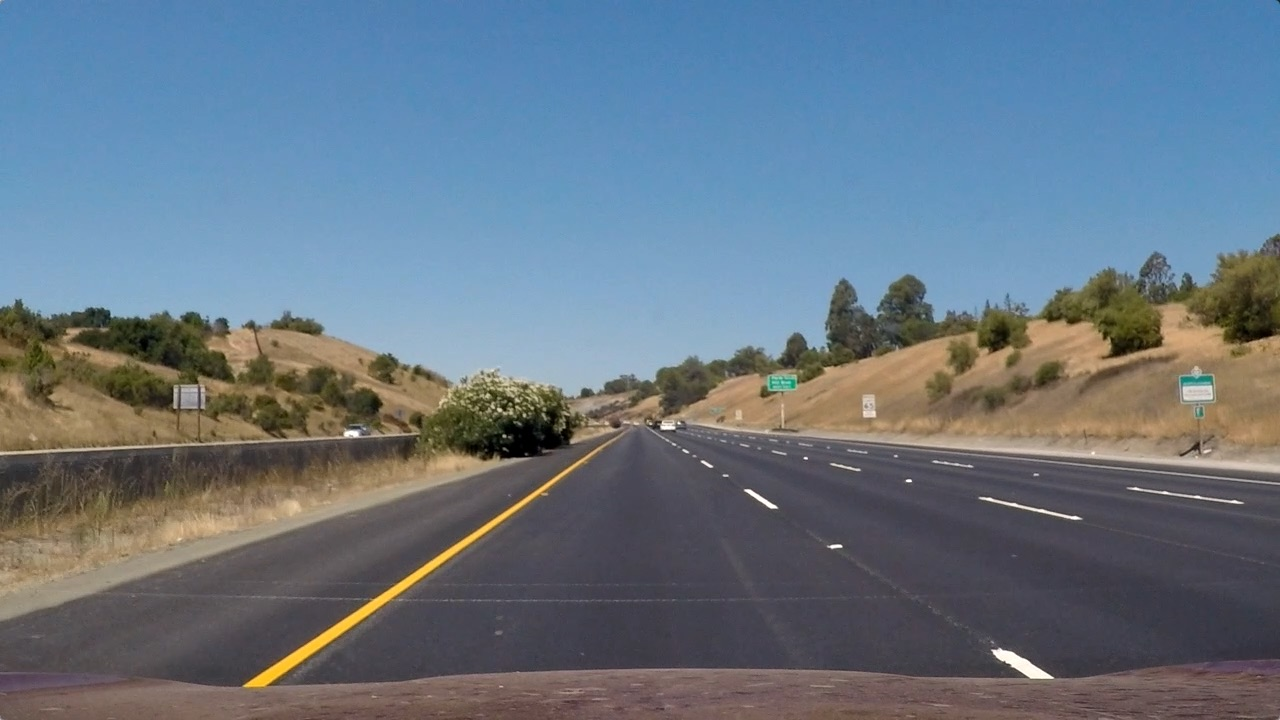
#> input picture test_images/straight_lines1.jpg, 1280 x 720 px, found by its file name; its folder holds only this picture in this run
$ jupyter execute --allow-errors lane-line-finding-pipeline.ipynb   (shell and % lines are left out)   (older library calls are emulated)
#> lines starting #> are read from the running program, lines starting #| are printed output that depends on the picture; after the words box and inside, x2 and y2 are one past the last pixel; in counts of white or black regions, pixels touching at a corner belong together
#> further down, img is the input picture: shape (720, 1280, 3); mean R, G, B 103.2, 117.7, 131.2
[cell 1]
import numpy as np
import cv2
import glob
import matplotlib.pyplot as plt
import pickle
import numpy as np
from PIL import Image, ImageDraw
import math
from scipy import stats

def bird_eye(img):

    offset = 0
    img_size = (img.shape[0], img.shape[1])
    crop_height = 0
    lane_width = 230 #[pixel]
    xoffset = 120

    def vanishing_calc(img):

        def canny(img, low_threshold, high_threshold):
            return cv2.Canny(img, low_threshold, high_threshold)

        def region_of_interest(img, vertices):
            """
            Applies an image mask.

            Only keeps the region of the image defined by the polygon
            formed from `vertices`. The rest of the image is set to black.
            """
            #defining a blank mask to start with
            mask = np.zeros_like(img)

            #defining a 3 channel or 1 channel color to fill the mask with depending on the input image
            if len(img.shape) > 2:
                channel_count = img.shape[2]  # i.e. 3 or 4 depending on your image
                ignore_mask_color = (255,) * channel_count
            else:
                ignore_mask_color = 255

            #filling pixels inside the polygon defined by "vertices" with the fill color
            cv2.fillPoly(mask, vertices, ignore_mask_color)

            #returning the image only where mask pixels are nonzero
            masked_image = cv2.bitwise_and(img, mask)
            return masked_image

        def hough_lines(img, rho, theta, threshold, min_line_len, max_line_gap):
            """
            img should be the output of a Canny transform.

            Returns an image with hough lines drawn.
            """
            def draw_lines(img, lines, color=[255, 0, 0], thickness=2):

                rightlanex=[]
                rightlaney=[]
                leftlanex=[]
                leftlaney=[]
                alpha=[]

                for line in lines:
                    for x1,y1,x2,y2 in line:
                        alpha.append(round(math.atan2((y2-y1),(x2-x1)),2))

                for ii in range(0,len(alpha)):
                    if alpha[ii] > 0:
                        rightlanex.append(lines[ii][0][0])
                        rightlaney.append(lines[ii][0][1])

                    if alpha[ii] < 0:
                        leftlanex.append(lines[ii][0][0])
                        leftlaney.append(lines[ii][0][1])

                slope_r, intercept_r, r_value_r, p_value_r, std_err_r = stats.linregress(rightlanex,rightlaney)
                right_line_features = [slope_r, intercept_r]

                if np.absolute(r_value_r) > 0.98:
                    initialRx1=((img.shape[0] - intercept_r) / slope_r)
                    finalRx1=((450 - intercept_r) / slope_r)
                    finalRy1=slope_r * finalRx1+intercept_r
                    cv2.line(img,(int(initialRx1),img.shape[0]),(int(finalRx1),int(finalRy1)),(255,0,0),10)

                slope_l, intercept_l, r_value_l, p_value_l, std_err_l = stats.linregress(leftlanex,leftlaney)
                left_line_features = [slope_l, intercept_l]

                if np.absolute(r_value_l) > 0.98:
                    initialLx1=((img.shape[0] - intercept_l) / slope_l)
                    finalLx1=((450 - intercept_l) / slope_l)
                    finalLy1=slope_l * finalLx1 + intercept_l
                    cv2.line(img,(int(initialLx1),img.shape[0]),(int(finalLx1),int(finalLy1)),(255,0,0),10)

                return img, slope_l, intercept_l, slope_r, intercept_r

            lines = cv2.HoughLinesP(img, rho, theta, threshold, np.array([]), minLineLength=min_line_len, maxLineGap=max_line_gap)

            line_img = np.zeros((*img.shape, 3), dtype=np.uint8)
            line_img, slope_l, intercept_l, slope_r, intercept_r = draw_lines(line_img, lines)

            x = (intercept_r - intercept_l) / (slope_l - slope_r + 0.01)
            #print(x.shape)

            y = slope_r * ((intercept_r - intercept_l) / (slope_l - slope_r)) + intercept_r

            return line_img, int(x), int(y)

        gray = cv2.cvtColor(img, cv2.COLOR_RGB2GRAY)

        #print("gray ", gray.shape, gray[0][0])
        #plt.imshow(gray, cmap = "gray")
        #plt.show()

        edges = canny(gray, 50, 150)

        #print("Edges ", edges.shape, edges[0][0])
        #plt.imshow(edges, cmap = "gray")
        #plt.show()

        vertices = np.array([[(150, img_size[0]), (550, 450), (780, 450), (1100, img_size[0])]], dtype=np.int32)
        masked_edges = region_of_interest(edges, vertices)

        #print("Masked_edges ", masked_edges.shape, masked_edges[0][0])
        #plt.imshow(masked_edges, cmap = "gray")
        #plt.show()

        line_img, x, y = hough_lines(masked_edges,
                                rho = 2, #distance resolution in pixels of the Hough grid
                                theta = 10 * (np.pi / 180), # angular resolution in radians of the Hough grid
                                threshold = 15, # minimum number of votes (intersections in Hough grid cell)
                                min_line_len = 0, #minimum number of pixels making up a line
                                max_line_gap = 5) #maximum gap in pixels between connectable line segments

        def weighted_img(img, initial_img, α=0.8, β=1., λ=0.):
            return cv2.addWeighted(initial_img, α, img, β, λ)

        wimg = weighted_img(line_img, img, α=0.8, β=1., λ=0.)

        #print("wimg ", wimg.shape, wimg[0][0])
        #plt.imshow(wimg)
        #plt.show()

        return [y, x]

    def perspective_matrix_calc(vanishing_point, lane_width, img_size, crop_height):

        top = vanishing_point[1] + 60
        bottom = img_size[1] - crop_height
        width = lane_width

        def on_line(p1, p2, ycoord):
            return [int(p1[0] + (p2[0] - p1[0]) / float(p2[1] - p1[1]) * (ycoord - p1[1])), ycoord]

        #define source and destination targets
        p1 = [vanishing_point[0] - width / 2, top]
        p2 = [vanishing_point[0] + width / 2, top]
        p3 = on_line(p2, vanishing_point, bottom)
        p4 = on_line(p1, vanishing_point, bottom)

        src_points = np.array([p1,p2,p3,p4], dtype=np.float32)

        dst_points = np.array([[0, 0],
                               [img_size[0], 0],
                               [img_size[0], img_size[1]],
                               [0, img_size[1]]], dtype=np.float32)

        src = np.float32([[375, 480],
                          [905, 480],
                          [1811, 685],
                          [-531, 685]])

        return src, dst_points

    vanishing_point = vanishing_calc(img)
    #print("vanishing point: ", vanishing_point)

    src, dst = perspective_matrix_calc(vanishing_point, lane_width, img_size, crop_height)
    #print("src ", src)
    #print("dst ", dst)

    M = cv2.getPerspectiveTransform(src, dst)
    Minv = cv2.getPerspectiveTransform(dst, src)

    return M, Minv

print("DONE.")

[cell 2]

def draw_boundary_box(img, vertices):
    pts= np.int32([vertices])
    cv2.polylines(img, pts, True, (255, 0, 0), 4)

def binary(img, s_thresh=(170, 255), sx_thresh=(20, 100)):
    # Convert to HSV color space and separate the V channel
    hsv = cv2.cvtColor(img, cv2.COLOR_RGB2HLS).astype(np.float)
    l_channel = hsv[:,:,1]
    s_channel = hsv[:,:,2]
    # Sobel x
    sobelx = cv2.Sobel(l_channel, cv2.CV_64F, 1,0) # Take the derivative in x
    abs_sobelx = np.absolute(sobelx) # Absolute x derivative to accentuate lines away from horizontal
    scaled_sobel = np.uint8(255*abs_sobelx/np.max(abs_sobelx))

    # Threshold x gradient
    sxbinary = np.zeros_like(scaled_sobel)
    sxbinary[(scaled_sobel >= sx_thresh[0]) & (scaled_sobel <= sx_thresh[1])] = 1

    # Threshold color channel
    s_binary = np.zeros_like(s_channel)
    s_binary[(s_channel >= s_thresh[0]) & (s_channel <= s_thresh[1])] = 1

    # For yellow
    yellow = cv2.inRange(hsv, (20, 100, 100), (50, 255, 255))

    # [14 lines of commented-out code are left out]
    color_binary = np.dstack(( np.zeros_like(sxbinary), sxbinary, s_binary))

    # Combine the two binary thresholds
    combined_binary = np.zeros_like(sxbinary)
    combined_binary[(s_binary == 1) | (sxbinary == 1) | (yellow == 1)] = 1
    #combined_binary[ (yellow == 1) | (white == 1) | (white_2 == 1) | (white_3 == 1) |(sxbinary == 1)] = 1

    return color_binary, combined_binary
print("DONE.")

[cell 3]
from scipy import signal

def lane_histogram(img):
    histogram = np.sum(img[img.shape[0]/2:,:], axis=0)

    return histogram

# [16 lines left out: function lane_peaks, not called in this run]

print("DONE.")

[cell 4]
left_fitx_old = None
right_fitx_old = None

from scipy.stats.stats import pearsonr

# [118 lines left out: function sliding_window_search, not called in this run]

# [5 lines of commented-out code are left out]
print("DONE.")

[cell 5]
# [9 lines of commented-out code are left out]

[cell 6]
import os
from scipy import stats

# [42 lines left out: functions radius_of_curvature, visualizeWeighted, not called in this run]


img_dir = '/Users/eren/CarND-Advanced-Lane-Lines/test_images/'
images = os.listdir(img_dir)

i = 3

#> (the rest of this cell did not finish here and is left out)

[cell 7]
from moviepy.editor import VideoFileClip
from IPython.display import HTML
import pickle

leftx_base_old = None
rightx_base_old = None

def process_image(img_raw, deviation_threshold=50):

    dist_pickle = pickle.load( open( "/Users/eren/CarND-Advanced-Lane-Lines/camera_cal/wide_dist_pickle.p", "rb" ) )
    mtx = dist_pickle["mtx"]
    dist = dist_pickle["dist"]

    img = cv2.undistort(img_raw, mtx, dist, None, mtx)

    img = img[0:img.shape[0] - 50, :]
    img_size = (img.shape[0], img.shape[1])

    _, combined_binary = binary(img)

    M, Minv = bird_eye(img)

    warped = cv2.warpPerspective(img, M, (img_size[0], img_size[1]))

    color_warped, binary_warped = binary(warped)
    out_img = np.dstack((binary_warped, binary_warped, binary_warped)) * 255

    #plt.imshow(color_warped, cmap="gray")
    #plt.imsave(image + "_found.png", result)
    #plt.show()

    histogram = lane_histogram(binary_warped)
    leftx_base, rightx_base = lane_peaks(histogram)
    mid_of_lane = leftx_base + (rightx_base - leftx_base) / 2
    car_pos = binary_warped.shape[1] / 2
    deviation = int(abs(mid_of_lane - car_pos) * (3.7 / 224) * 100)

    global leftx_base_old
    global rightx_base_old
    #print("before", abs(leftx_base - rightx_base))

    if (leftx_base_old == None):
        leftx_base_old = leftx_base

    if (rightx_base_old == None):
        rightx_base_old = rightx_base

    if (abs(leftx_base - rightx_base) < 250) & (abs(leftx_base - rightx_base) > 160):
        leftx_base_old = leftx_base
        rightx_base_old = rightx_base
    else:
        leftx_base = leftx_base_old
        rightx_base = rightx_base_old

    #print("after", abs(leftx_base - rightx_base))

    out_img, color_warp, leftx, lefty, rightx, righty, left_fit, right_fit, left_fitx, right_fitx, ploty = sliding_window_search(img, combined_binary, binary_warped, leftx_base, rightx_base)

    lane_width = leftx_base - rightx_base
    left_curverad, right_curverad, curverad = radius_of_curvature(leftx, lefty, rightx, righty)

    result = visualizeWeighted(img, binary_warped, color_warp, Minv, left_fitx, right_fitx, ploty)

    deviation_text = "Deviation: "
    radiusl_text = "Left curve radius: "
    radiusr_text = "Right curve radius: "

    cv2.putText(result, deviation_text + str(deviation) + "cm", (240, 50), cv2.FONT_HERSHEY_SIMPLEX,1 ,(255,255,255), 2)
    cv2.putText(result, radiusl_text + str(int(left_curverad)) + "m, " + radiusr_text + str(int(right_curverad)) + "m", (240, 100), cv2.FONT_HERSHEY_SIMPLEX,1 ,(255,255,255), 2)

    return result

img_dir = '/Users/eren/CarND-Advanced-Lane-Lines/test_images/'
images = os.listdir(img_dir)

#> (the rest of this cell did not finish here and is left out)

#> (reads camera_cal/wide_dist_pickle.p from the repository)
#> in binary, `yellow = cv2.inRange(hsv, (20, 100, 100), (50, 255, 255))`:
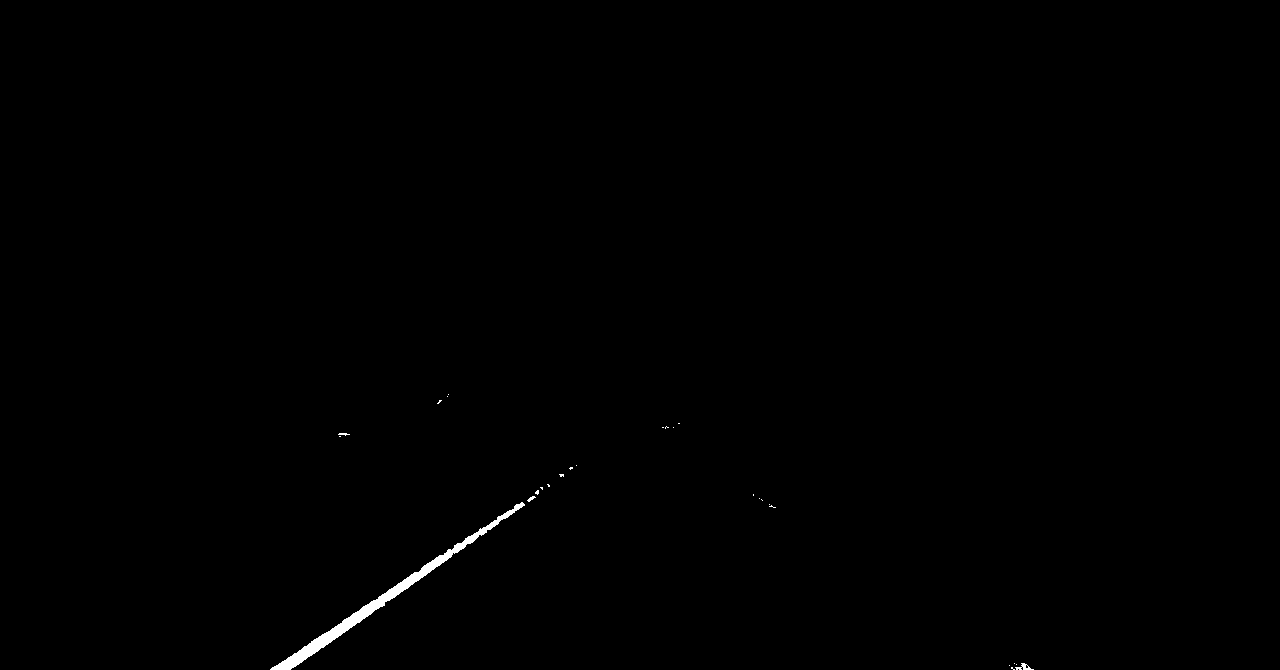
#> yellow: shape (670, 1280); 0.32% white; 27 white regions (23 under 20 px), largest, box (x1, y1, x2, y2) and area: (270, 502, 525, 670) 2539, (1015, 663, 1034, 670) 61, (527, 496, 536, 502) 25, (338, 433, 350, 436) 21
#> in hough_lines, `lines = cv2.HoughLinesP(img, rho, theta, threshold, np.array([]), minL..`: lines = 122 rows, first 6: [426, 605, 471, 605], [393, 598, 409, 585], [345, 618, 368, 604], [434, 558, 457, 544], [494, 518, 517, 504], [371, 601, 372, 601]
#> the loop in draw_lines, `for line in lines:` made 122 passes
#> after the loop in draw_lines, `for line in lines:`: alpha = 122 values, max 0.79 at index 95, min -1.57 at index 48, mean -0.286
#> the loop in draw_lines, `for ii in range(0,len(alpha)):` made 122 passes
#> after the loop in draw_lines, `for ii in range(0,len(alpha)):`: leftlanex = 70 values, max 775 at index 69, min 268 at index 23, mean 433.6; leftlaney = 70 values, max 669 at index 23, min 453 at index 69, mean 566.2; rightlanex = [701, 687, 751, 541, 747, 1030, 1003, 534, 1002, 545, 828, 843, 579, 744, 583, 577]; rightlaney = [462, 451, 496, 486, 489, 666, 655, 491, 649, 455, 547, 546, 460, 489, 461, 461]
#> in draw_lines, `slope_r, intercept_r, r_value_r, p_value_r, std_err_r = stats.linregre..`: slope_r = 0.398; intercept_r = 225.5; r_value_r = 0.908; p_value_r = 1.2e-06; std_err_r = 0.0492
#> in draw_lines, `right_line_features = [slope_r, intercept_r]`: right_line_features = [0.398, 225.5]
#> in draw_lines, `slope_l, intercept_l, r_value_l, p_value_l, std_err_l = stats.linregre..`: slope_l = -0.578; intercept_l = 816.5; r_value_l = -0.955; p_value_l = 9.55e-38; std_err_l = 0.0216
#> in draw_lines, `left_line_features = [slope_l, intercept_l]`: left_line_features = [-0.578, 816.5]
#> in hough_lines, `line_img, slope_l, intercept_l, slope_r, intercept_r = draw_lines(line..`: slope_l = -0.578; intercept_l = 816.5; slope_r = 0.398; intercept_r = 225.5
#> in hough_lines, `x = (intercept_r - intercept_l) / (slope_l - slope_r + 0.01)`: x = 612.1
#> in hough_lines, `y = slope_r * ((intercept_r - intercept_l) / (slope_l - slope_r)) + in..`: y = 466.7
#> in vanishing_calc, `line_img, x, y = hough_lines(masked_edges, rho = 2,`: x = 612; y = 466
#> in weighted_img, `return cv2.addWeighted(initial_img, α, img, β, λ)`:
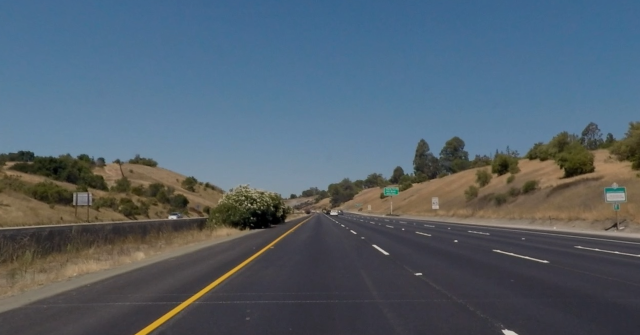
#> returned value: shape (670, 1280, 3) (shown at 1/2 size); mean of channels 0, 1, 2 82.7, 96.3, 108; drawn as R, G, B
#> in bird_eye, `vanishing_point = vanishing_calc(img)`: vanishing_point = [466, 612]
#> in perspective_matrix_calc, `top = vanishing_point[1] + 60`: top = 672
#> in perspective_matrix_calc, `p1 = [vanishing_point[0] - width / 2, top]`: p1 = [351, 672]
#> in perspective_matrix_calc, `p2 = [vanishing_point[0] + width / 2, top]`: p2 = [581, 672]
#> in perspective_matrix_calc, `p3 = on_line(p2, vanishing_point, bottom)`: p3 = [1746, 1280]
#> in perspective_matrix_calc, `p4 = on_line(p1, vanishing_point, bottom)`: p4 = [-814, 1280]
#> in perspective_matrix_calc, `src_points = np.array([p1,p2,p3,p4], dtype=np.float32)`: src_points = [[351, 672], [581, 672], [1746, 1280], [-814, 1280]]
#> in bird_eye, `src, dst = perspective_matrix_calc(vanishing_point, lane_width, img_si..`: src = [[375, 480], [905, 480], [1811, 685], [-531, 685]]; dst = [[0, 0], [670, 0], [670, 1280], [0, 1280]]
#> in bird_eye, `M = cv2.getPerspectiveTransform(src, dst)`: M = [[-0.18, -0.798, 450.5], [2.51e-16, -3.94, 1890.6], [7.34e-20, -0.00238, 1]]
#> in bird_eye, `Minv = cv2.getPerspectiveTransform(dst, src)`: Minv = [[0.791, -0.387, 375], [0, -0.254, 480], [0, -0.000604, 1]]
#> call 2 of binary, with s_thresh = (170, 255), sx_thresh = (20, 100)
#> in binary (call 2), `l_channel = hsv[:,:,1]`:
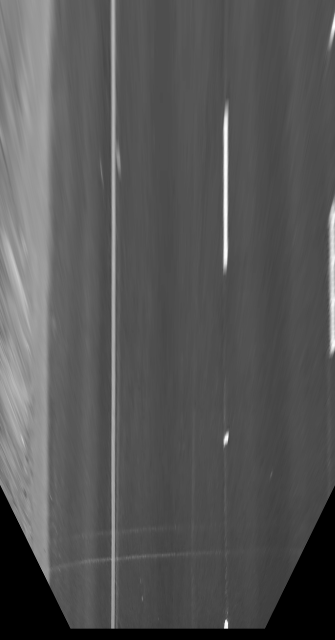
#> l_channel: shape (1280, 670) float64 (shown at 1/2 size); min 0, max 254, mean 86.1
#> in binary (call 2), `sobelx = cv2.Sobel(l_channel, cv2.CV_64F, 1,0)`:
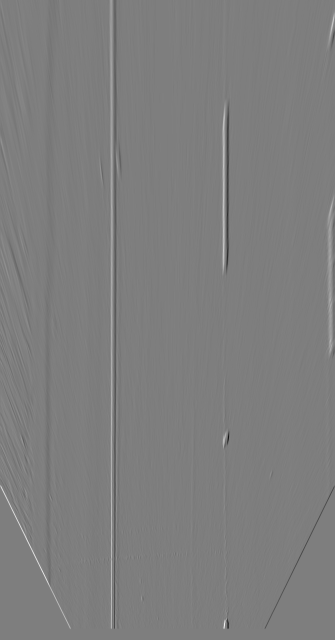
#> sobelx: shape (1280, 670) float64 (shown at 1/2 size); min -683, max 697, mean -0.1; drawn with min black and max white
#> in process_image, `color_warped, binary_warped = binary(warped)`:
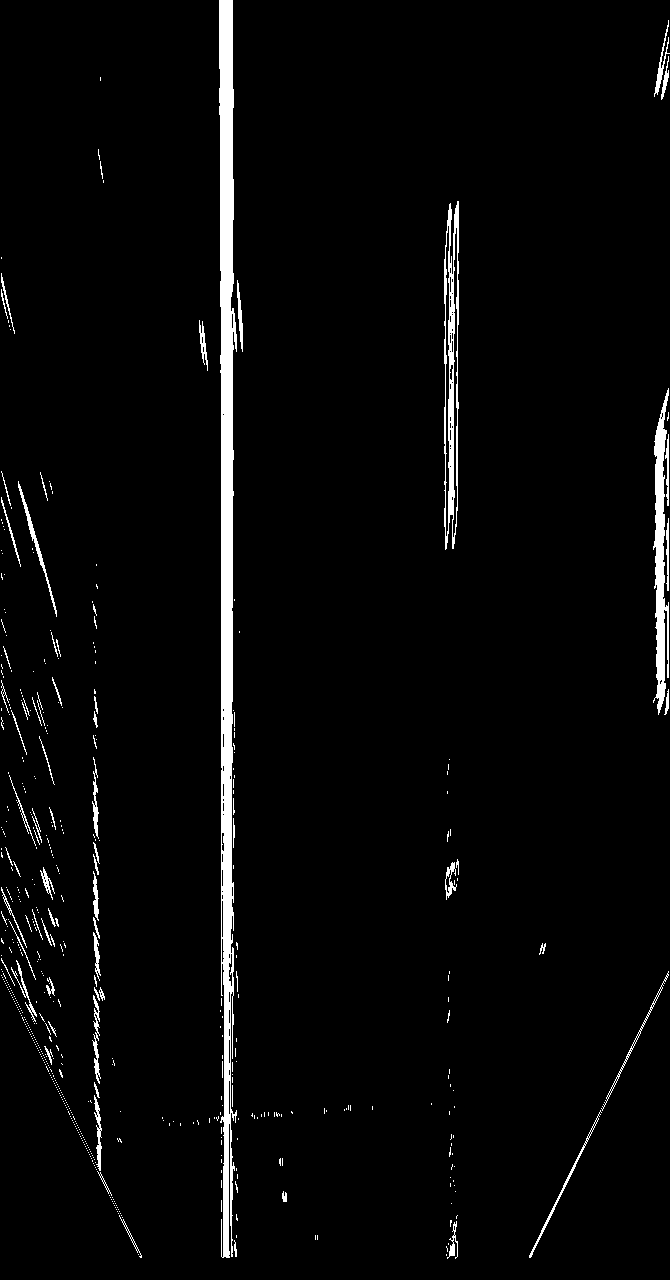
#> binary_warped: shape (1280, 670); values 0 (black) and 1 (white), 3.2% white; 577 white regions (506 under 20 px), largest, box (x1, y1, x2, y2) and area: (219, 0, 237, 1258) 14116, (653, 388, 669, 715) 2767, (444, 201, 459, 550) 2735
    plt.imshow(result)
    #plt.imsave(image + "_found.png", result)
    plt.show()
